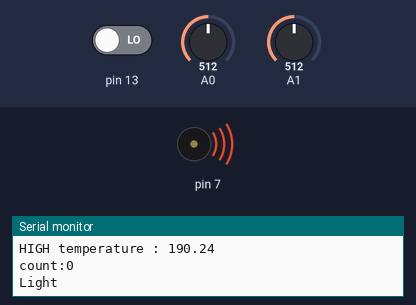
Recording of a sketch running on a simulated Arduino Uno, built with avr-gcc and run on an emulated ATmega328P. On the bench: buzzer (waves = sounding), the last lines printed to the serial monitor. Inputs (shaded band) come from the test bench; at power-on: A0 = 512, A1 = 512, pin 13 LOW.

Above: at 1.2 s.
1.3 s: A0 set to 12
3.8 s: A0 set to 9
At 6.2 s:
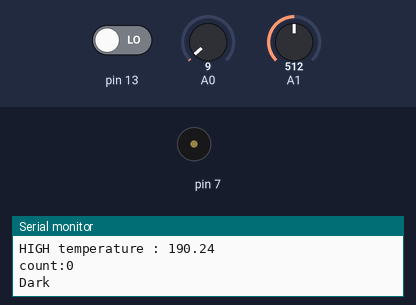
6.5 s: A1 set to 335
8.0 s: A1 set to 313
9.5 s: A0 set to 122
At 10.7 s:
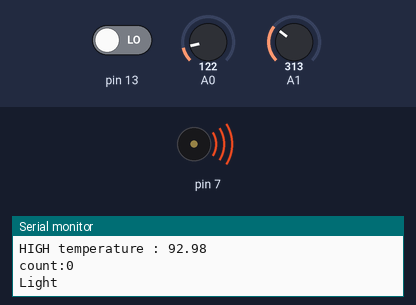
11.0 s: A0 set to 0
At 12.6 s:
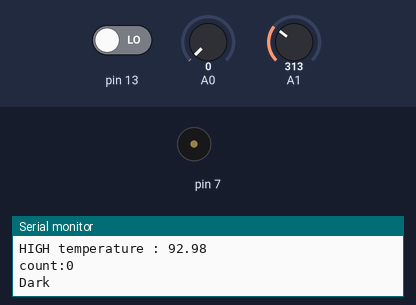
Timing chart, 0 to 14.1 s (numbered marks = the images above; inputs shaded):
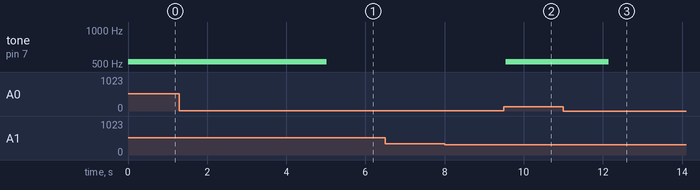

Measured:
- the behaviour switches between 11 and 10 on A0 (found by bisection; images 0 and 1)
- after the input at 3.8 s, tone on pin 7: 523 Hz → silent after 1.2 s
- after the input at 9.5 s, tone on pin 7: silent → 523 Hz after 0.05 s
- after the input at 11.0 s, tone on pin 7: 523 Hz → silent after 1.2 s

The sketch:

IoTProgram.ino
```cpp
#include "SoundsMusic.h"
#include "ConversionIllum.h"
#include "ConversionTemperature.h"

float darknessCriterion = 0.05;
float temperatureCritarion = 28.0;
bool passwordAttention = false;
int passwordNumber = 5;
int button = 0;
int count = 0;
int flag = 0;
bool done = false;

SoundsMusic music = SoundsMusic(7);
ConversionIllum iilum = ConversionIllum(0);
ConversionTemperature temp = ConversionTemperature(1);

void setup() {
  Serial.begin(9600);
  pinMode(A0, INPUT);//
  pinMode(13, INPUT);
}

void loop() {
   button = digitalRead(13);
   Serial.print("count:");
   Serial.println(count);
   buttonFlag();
   password(count ,passwordNumber);

   iilum.convertVolt();
   iilum.convertResistance();
   iilum.convertIlluminance();
//   iilum.illumPrint();

   temp.convertVolt();
   temp.convertTemp();
//   temp.tempPrint();

   illuminationHandler(iilum.volt, darknessCriterion, passwordAttention);
   temperatureHandler(temp.temperature, temperatureCritarion);

//   Serial.println("-------------------------------------------");
}

void buttonFlag() {
  if(flag == 0 && button == 1){
    count++;
    flag = 1;
 } else if (flag == 1 && button == 0){
   flag = 0;
 }

}

void password(int input, int password) {
  if(input == password) {
    passwordAttention = true;
  } else {
    passwordAttention = false;
  }
}

void illuminationHandler (float illuminance, float criterion, bool flag) {
  if (illuminance < criterion) {
     Serial.println("Dark");
     done = false;
   } else if(flag == false && illuminance > criterion && done == true) {
     Serial.println("Success");
   } else if (illuminance > criterion && flag == false) {
     Serial.println("Light");
     music.falseBuzzer();
   } else if (illuminance > criterion && flag == true){
     Serial.println("Light");
     music.dragonQuest();
     done = true;
     passwordAttention = false;
     count=0;
   }
}

void temperatureHandler (float temperature, float criterion) {
  if (temperature < criterion) {
    Serial.println("LOW temperature");

  } else {
    Serial.print("HIGH temperature : ");
    Serial.println(temperature);
//    music.falseBuzzer();
  }
}
```

ConversionIllum.cpp
```cpp
#include "Arduino.h"
#include "ConversionIllum.h"

ConversionIllum::ConversionIllum(int pin) {
  pinNumber = pin;
}

void ConversionIllum::convertVolt(void) {
   value = analogRead(pinNumber);
   volt = (float)value / 1023.0 * 5.0;
}

void ConversionIllum::convertResistance(void) {
    resistance = fixed * volt / (5.0 - volt);
}

void ConversionIllum::convertIlluminance(void) {
    illuminance = 1000.0 * pow(resistance / 1000.0, -1.67);
}

void ConversionIllum::illumPrint(void) {
  Serial.print(volt);
  Serial.println(" volt");

  Serial.print(resistance);
  Serial.println(" ohm");

  Serial.print(illuminance);
  Serial.println(" lx");
  Serial.println(" ");
}
```

ConversionIllum.h
```cpp
class ConversionIllum {
  public:
    ConversionIllum(int pin);
    void convertVolt();
    void convertResistance();
    void convertIlluminance();
    void illumPrint();
    float illuminance;
    float volt;
  private:
    const float fixed = 10000.0;

    float resistance;
    int pinNumber;
    int value;
};
```

ConversionTemperature.cpp
```cpp
#include "Arduino.h"
#include "ConversionTemperature.h"

ConversionTemperature::ConversionTemperature(int pin) {
  pinNumber = pin;
}

void ConversionTemperature::convertVolt(void) {
  value = analogRead(pinNumber);
  volt = (float)value / 1023.0 * 5.0;
}

void ConversionTemperature::convertTemp() {
  temperature = volt * 100.0 - 60.0;
}

void ConversionTemperature::tempPrint() {
  Serial.print("Volt : ");
  Serial.println(volt);
  Serial.print("temperature : ");
  Serial.println(temperature);
  Serial.println("-------------------------------------------");
}
```

ConversionTemperature.h
```cpp
class ConversionTemperature {
  public:
    ConversionTemperature(int pin);
    void convertVolt();
    void convertTemp();
    void tempPrint();
    float temperature;
  private:
    float volt;
    int pinNumber;
    int value;
};
```

SoundsMusic.cpp
```cpp
#include "Arduino.h"
#include "SoundsMusic.h"

SoundsMusic::SoundsMusic(int pin) {
  pinNumber = pin;
  pinMode(pinNumber, OUTPUT);
}

void SoundsMusic::shortMusic(void) {
  tone(pinNumber,so2,200);
  delay(150);
  tone(pinNumber,ra2,200);
  delay(150);
  tone(pinNumber,si2,200);
  delay(150);
  tone(pinNumber,do3,200);
  delay(300);
  tone(pinNumber,so2,200);
  delay(150);
  tone(pinNumber,do3,200);
  delay(2000);
}

void SoundsMusic::charumera(void) {
  tone(pinNumber,fa3,150);
  delay(150);
  tone(pinNumber,so3,150);
  delay(150);
  tone(pinNumber,ra3,1000);
  delay(500);
  tone(pinNumber,so3,150);
  delay(150);
  tone(pinNumber,fa3,1000);
  delay(500);
  tone(pinNumber,fa3,300);
  delay(200);
  tone(pinNumber,so3,300);
  delay(150);
  tone(pinNumber,ra3,150);
  delay(150);
  tone(pinNumber,so3,150);
  delay(150);
  tone(pinNumber,fa3,200);
  delay(200);
  tone(pinNumber,so3,800);
  delay(2000);
}

void SoundsMusic::oneUp(void) {
  tone(pinNumber,si2,100);
  delay(100);
  tone(pinNumber,mi3,100);
  delay(100);
  tone(pinNumber,si2,100);
  delay(100);
  tone(pinNumber,mi3,100);
  delay(100);
  tone(pinNumber,si2,90);
  delay(90);
  tone(pinNumber,mi3,75);
  delay(75);
  tone(pinNumber,si2,60);
  delay(60);
  tone(pinNumber,mi3,50);
  delay(50);
  tone(pinNumber,si2,50);
  delay(50);
  tone(pinNumber,mi3,60);
  delay(400);
  tone(pinNumber,mi2,150);
  delay(150);
  tone(pinNumber,do3,150);
  delay(150);
  tone(pinNumber,mi3,150);
  delay(150);
  tone(pinNumber,do3,150);
  delay(150);
  tone(pinNumber,re3,150);
  delay(150);
  tone(pinNumber,so3,200);
  delay(2000);
}

void SoundsMusic::dragonQuest(void) {
  tone(pinNumber,fa3,120);
  delay(120);
  tone(pinNumber,fa3,120);
  delay(120);
  tone(pinNumber,fa3,120);
  delay(120);
  tone(pinNumber,fa3,120);
  delay(400);
  tone(pinNumber,re32,150);
  delay(280);
  tone(pinNumber,so3,150);
  delay(300);
  tone(pinNumber,fa3,800);
  delay(2000);
}

void SoundsMusic::falseBuzzer(void) {
  tone(pinNumber,do3,100);
  delay(100);
  tone(pinNumber,do3,100);
  delay(100);
  tone(pinNumber,do3,100);
  delay(100);
  tone(pinNumber,do3,100);
  delay(100);
  tone(pinNumber,do3,1000);

}
```

SoundsMusic.h
```cpp
class SoundsMusic {
  public:
    SoundsMusic(int pin);
    void shortMusic();
    void charumera();
    void oneUp();
    void dragonQuest();
    void falseBuzzer();
  private:
    int do2=262;
    int re2=294;
    int mi2=330;
    int fa2=349;
    int so2=392;
    int ra2=440;
    int si2=494;
    int do3=523;
    int re3=587;
    int re32=622;
    int mi3=659;
    int fa3=698;
    int so3=784;
    int ra3=880;
    int si3=988;
    int pinNumber;
};
```
